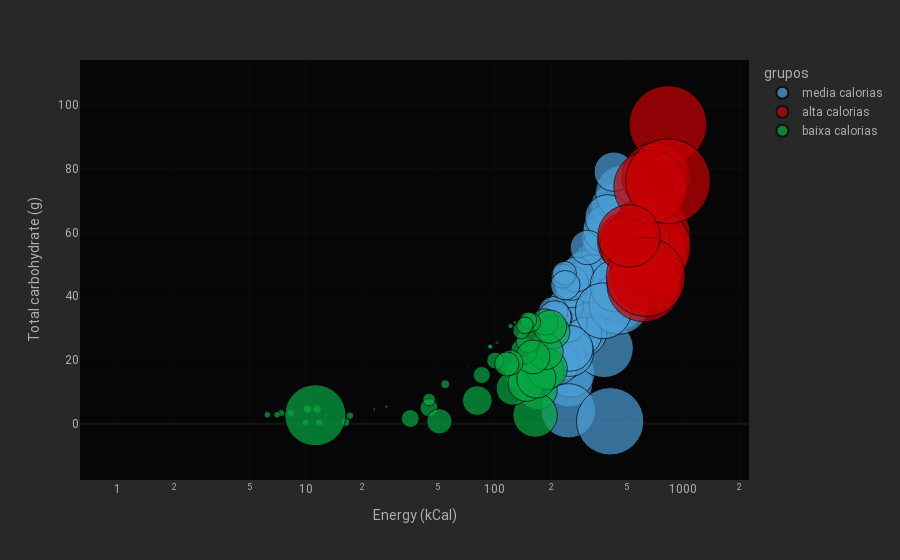

Notebook source saved alongside this figure:
### Code cell
px.scatter(tabela, x='Energy (kCal)', y='Total carbohydrate (g)',size='Total fat (g)',template='cyborg'
           , color='grupos',hover_name='Menu Items', log_x=True, size_max=60)

### Figure 1 — Plotly figure (JSON) as saved in the notebook; plotly's stock layout.template omitted (floating-point values rounded to 4 significant figures)
{"data": [{"hovertemplate": "<b>%{hovertext}</b><br><br>grupos=media calorias<br>Energy (kCal)=%{x}<br>Total carbohydrate (g)=%{y}<br>Total fat (g)=%{marker.size}<extra></extra>", "hovertext": ["McVeggie™ Burger", "McAloo Tikki Burger®", "Green Chilli Aloo Naan", "Pizza Puff", "Mc chicken Burger", "FILLET-O-FISH Burger", "Mc Spicy Chicken Burger", "American Chicken Burger", "Chicken Kebab Burger", "Green Chilli Kebab naan", "Mc Egg Masala Burger", "Mc Egg Burger for Happy Meal", "McSpicy Fried Chicken 1 pc", "6 piece Chicken McNuggets", "9 piece Chicken McNuggets", "3 piece Chicken Strips", "5 piece Chicken Strips", "Regular Fries", "Medium Fries", "Large Fries", "Medium Wedges", "Large Wedges", "Double Chocochips Muffin", "Vanilla Chocochips Muffin", "Veg McMuffin", "Double Cheese McMuffin", "Spicy Egg McMuffin", "Sausage Mc Muffin", "Sausage Mc Muffin with egg", "Egg McMuffin", "Hot Cake with maple syrup", "Cappuccino (L)", "Latte (L)", "Flat White (R)", "Flat White (L)", "Mocha (R)", "Mocha (L)", "Hot Chocolate (S)", "Hot Chocolate (R)", "Hot Chocolate (L)", "Premium Dark Hot Chocolate", "Double Dark Hot Chocolate", "Cold Coffee Frappe", "Mocha Frappe", "Chocolate Oreo Frappe", "Strawberry Shake", "Chocolate Shake", "Mango Smoothie", "Mixed Berry Smoothie", "American Mud Pie Shake", "Regular Soft Serve: Brownie with Hot Fudge", "Medium Soft Serve: Brownie with Hot Fudge", "Regular Blackforest", "Medium Blackforest", "Regular McFlurry - Oreo", "American Triple Cheese Chicken", "Piri piri Mc Spicy Chicken Burger", "Cheesy Veg Nuggets (6pc)", "Cheesy Veg Nuggets (9pc)", "Large Coca-Cola", "Large Fanta Oragne", "Large Sprite"], "legendgroup": "media calorias", "marker": {"color": "#4b9ed6", "size": [13.83, 11.31, 15.08, 11.44, 15.7, 14.16, 19.36, 22.94, 14.02, 9.32, 12.27, 12.21, 14.29, 14.3, 21.46, 18.57, 28.54, 10.39, 14.7, 20.77, 9.79, 13.55, 17.28, 15.46, 11.78, 12.82, 11.81, 10.81, 15.94, 12.31, 14.02, 12.03, 12.82, 12.02, 14.02, 9.91, 12.01, 7.77, 8.76, 12.84, 5.96, 6.32, 14.73, 15.01, 18.89, 7.44, 7.7, 3.63, 3.59, 12.77, 5.45, 7.46, 5.47, 9.76, 6.81, 22.65, 17.3, 13.09, 19.63, 0, 0, 0], "sizemode": "area", "sizeref": 0.01255, "symbol": "circle"}, "mode": "markers", "name": "media calorias", "orientation": "v", "showlegend": true, "type": "scatter", "x": [402.1, 339.5, 356.1, 228.2, 400.8, 348.1, 451.9, 446.9, 357.1, 230.9, 290.4, 283.0, 248.8, 254.5, 381.8, 246.7, 411.1, 224.6, 317.9, 449.2, 280.1, 387.8, 341.7, 329.3, 309.4, 273.8, 278.3, 281.4, 290.4, 283.5, 433.0, 219.4, 232.2, 215.7, 251.5, 244, 302.0, 239.4, 296.8, 383.3, 214.2, 255.8, 331.2, 398.0, 481.1, 255.5, 270.9, 231.4, 235.4, 398.2, 205.3, 311.4, 237.9, 429.9, 209.4, 457.9, 443.4, 252.3, 378.4, 217.4, 256.9, 237.1], "xaxis": "x", "y": [56.54, 50.27, 46.36, 24.79, 47.98, 38.85, 46.08, 38.54, 47.9, 31.06, 32.89, 31.32, 12.7, 15.74, 23.62, 4.02, 0.73, 27.08, 38.34, 54.16, 39.33, 54.46, 40.13, 40.13, 38.86, 29, 31.37, 28.62, 28.87, 28.12, 68.01, 19.81, 20.77, 19.08, 22.22, 31.72, 40.04, 37.08, 48.41, 58.43, 33.04, 41.29, 45.39, 60.93, 72.51, 44.07, 46.76, 46.25, 47.16, 64.75, 35.26, 55.24, 43.42, 79.04, 33.42, 37.45, 43.29, 23.6, 35.4, 54.34, 64.22, 59.28], "yaxis": "y"}, {"hovertemplate": "<b>%{hovertext}</b><br><br>grupos=alta calorias<br>Energy (kCal)=%{x}<br>Total carbohydrate (g)=%{y}<br>Total fat (g)=%{marker.size}<extra></extra>", "hovertext": ["McSpicy™ Paneer Burger", "Spicy Paneer Wrap", "American Veg Burger", "Veg Maharaja Mac", "Spicy Chicken Wrap", "Chicken Maharaja Mac", "Ghee Rice with Mc Spicy Fried Chicken 1 pc", "American Triple Cheese Veg", "Cheese Lava Burger", "Chicken Cheese Lava Burger", "Chunky Chipotle American Burger Chicken", "McSpicy Premium Chicken Burger", "McSpicy Premium Veg Burger", "Piri piri Mc Spicy Veg Burger"], "legendgroup": "alta calorias", "marker": {"color": "#c80004", "size": [39.45, 39.1, 23.45, 37.94, 26.89, 36.69, 29.2, 23.16, 33.48, 45.18, 31.51, 34.65, 39.21, 24.53], "sizemode": "area", "sizeref": 0.01255, "symbol": "circle"}, "mode": "markers", "name": "alta calorias", "orientation": "v", "showlegend": true, "type": "scatter", "x": [652.8, 674.7, 512.2, 832.7, 567.2, 689.1, 720.3, 524.7, 671.1, 834.4, 641.4, 622.2, 634.7, 518.0], "xaxis": "x", "y": [52.33, 59.27, 56.96, 93.84, 57.06, 55.39, 77.47, 56.24, 74.25, 76.03, 46.24, 43.6, 46, 58.87], "yaxis": "y"}, {"hovertemplate": "<b>%{hovertext}</b><br><br>grupos=baixa calorias<br>Energy (kCal)=%{x}<br>Total carbohydrate (g)=%{y}<br>Total fat (g)=%{marker.size}<extra></extra>", "hovertext": ["4 piece Chicken McNuggets", "2 piece Chicken Strips", "Regular Wedges", "L1 Coffee", "L1 Coffee with milk", "Hash Brown", "Espresso", "Espresso Machiato", "Americano (S)", "Americano (R)", "Americano (L)", "Cappuccino (S)", "Cappuccino (R)", "Latte (S)", "Latte (R)", "Flat White (S)", "Mocha (S)", "Babycino", "English Breakfast (S)", "English Breakfast (R)", "English Breakfast (L)", "Moroccon Mint Green Tea (S)", "Moroccon Mint Green Tea (R)", "Moroccon Mint Green Tea (L)", "Strawberry Green Tea (S)", "Strawberry Green Tea (R)", "Strawberry Green Tea (L)", "Lemon Ice Tea", "Strawberry Ice Tea", "Green Apple Ice Tea", "Iced Coffee", "Raw Mango Cooler", "Mix Berry Cooler", "Sweet Lime Beverage", "Iced Americano", "Soft serve cone", "McSwirl ChocoDip", "Regular Soft Serve: Hot Fudge", "Medium Soft Serve: Hot Fudge", "Regular Soft Serve: Strawberry", "Medium Soft Serve: Strawberry", "Small McFlurry - Oreo", "Small Coca-Cola", "Medium Coca-Cola", "Small Fanta Oragne", "Medium Fanta Orange", "Small Thums-up", "Medium Thums-up", "Large Thums-up", "Small Sprite", "Medium Sprite", "Coke Float", "Fanta Float", "Sprite Float", "Coke Zero Can", "Vedica Natural Mineral Water", "Mustard diping sauce", "BBQ diping sauce", "Chilli Sauce", "Piri Piri Mix", "Tomato Ketchup Sachets", "Maple Syrup", "Cheese Slice", "Sweet Corn", "Mixed Fruit Beverage"], "legendgroup": "baixa calorias", "marker": {"color": "#06a843", "size": [9.54, 12.38, 7.15, 0, 2, 7.32, 0.03, 2.02, 0.03, 0.05, 0.06, 7.01, 10.02, 8.41, 10.42, 9.6, 8.2, 4.38, 0.28, 0.33, 0.46, 0.28, 0.33, 0.46, 0.28, 0.33, 0.46, 0.17, 0.16, 0.16, 4.45, 0.04, 0.04, 0.08, 3.57, 1.82, 7.14, 4.02, 6.87, 1.77, 2.36, 3.7, 0, 0, 0, 0, 0, 0, 0, 0, 0, 1.75, 1.75, 1.75, 0, 0, 5.57, 0.49, 0.01, 0.36, 23.45, 0, 3.99, 1, 0.02], "sizemode": "area", "sizeref": 0.01255, "symbol": "circle"}, "mode": "markers", "name": "baixa calorias", "orientation": "v", "showlegend": true, "type": "scatter", "x": [169.7, 164.4, 204.7, 6.8, 35.8, 140.3, 12.87, 44.98, 12.87, 23.07, 26.71, 125.2, 183.6, 147.7, 190.0, 167.0, 185.8, 143.5, 9.93, 11.75, 16.23, 6.25, 7.39, 10.21, 7.03, 8.32, 11.49, 121.9, 94.95, 94.94, 185.3, 102.4, 103.8, 128.2, 150.8, 85.73, 160.1, 121.6, 197.4, 101.0, 156.1, 116.4, 109.6, 151.4, 129.5, 178.9, 99.6, 137.6, 197.6, 119.5, 165.1, 138.8, 151.6, 145.2, 0.99, 0, 81.18, 54.89, 8.07, 17.13, 11.23, 86.4, 51.03, 45.08, 72.25], "xaxis": "x", "y": [10.5, 2.68, 28.74, 1.7, 1.6, 15.63, 2.55, 4.97, 2.55, 4.57, 5.3, 11.02, 16.67, 12.71, 17.15, 14.16, 22.59, 22.85, 0.28, 0.33, 0.46, 2.79, 3.3, 4.56, 2.79, 3.3, 4.56, 30.59, 24.17, 24.17, 31.88, 25.18, 25.56, 31.72, 26.01, 15.23, 20.92, 19.11, 30.42, 19.78, 31.77, 18.69, 27.39, 37.84, 32.37, 44.72, 24.9, 34.4, 49.4, 29.88, 41.28, 29.22, 32.42, 30.82, 0, 0, 7.24, 12.36, 1.99, 2.5, 2.63, 21.6, 0.72, 7.55, 18], "yaxis": "y"}], "layout": {"legend": {"itemsizing": "constant", "title": {"text": "grupos"}, "tracegroupgap": 0}, "margin": {"t": 60}, "xaxis": {"anchor": "y", "domain": [0, 1], "title": {"text": "Energy (kCal)"}, "type": "log"}, "yaxis": {"anchor": "x", "domain": [0, 1], "title": {"text": "Total carbohydrate (g)"}}}}
